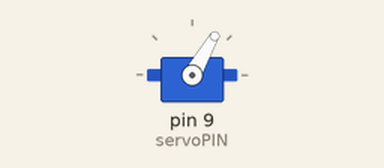
Recording of a sketch running on a simulated Arduino Uno, built with avr-gcc and run on an emulated ATmega328P. Parts: servo.

Above: at 0.05 s.
At 4.05 s:
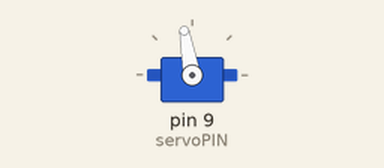
At 6.8 s:
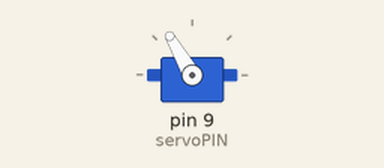
At 13.55 s:
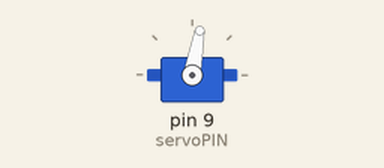
Timing chart, 0 to 18.9 s (numbered marks = the images above):
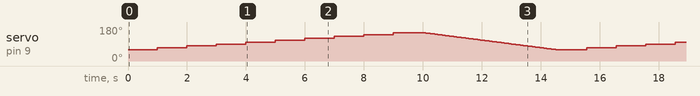

The sketch:

stdServo.ino
```cpp
/*
 * Std Servo 範例        © 華夏科大電子系 吳宗憲
 * 工作電壓：DC5V
 *
 * 使用此 Servo.h 函式庫時，因為需使用PWM，所以會影響原本的PWM腳位。
 * 不管有無接伺服馬達，數位腳位9與10便無法輸出PWM。
 * 所以當使用此函式庫時，我們通常會將伺服馬達的訊號線接在數位腳位9或10。
 * 本範例直接以輸出角度控制Servo
 */
#include <Servo.h> //伺服馬達的函式庫
#define servoPIN 9  //伺服馬達 連接D9
Servo myservo;
int pos = 90;

void setup()
{
  myservo.attach(servoPIN);
  myservo.write(pos);
}

void loop()
{
/*
  myservo.write(30);
  delay(2000);
  myservo.write(90);
  delay(2000);
  myservo.write(150);
  delay(5000);
*/

  for(pos = 60;pos<=150;pos+=10){
    myservo.write(pos);
    delay(1000);
  }

  for(pos = 150;pos>=60;pos-=1){
    myservo.write(pos);
    delay(50);
  }

}
```
